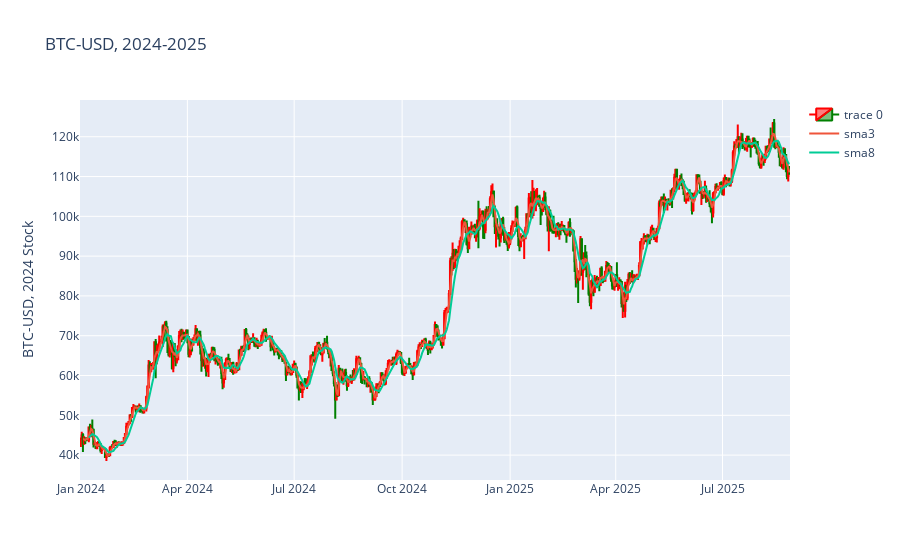

Here is the notebook cell this chart was saved with:
### Code cell
candlestick = go.Candlestick(
                            x=df_btc.index,
                            open=df_btc['Open'],
                            high=df_btc['High'],
                            low=df_btc['Low'],
                            close=df_btc['Close'],
                            increasing_line_color= 'red', decreasing_line_color= 'green',
                            )

                         # Add the moving average
sma3 = go.Scatter(x=df_btc.index,
                  y=df_btc['moving3'],
                  name = "sma3")
                      # Add the moving average
sma8 = go.Scatter(x=df_btc.index,
                  y=df_btc['moving8'],
                  name="sma8")
                     

fig = go.Figure(data=[candlestick, sma3, sma8])
fig.update_layout(xaxis_rangeslider_visible=False,
                  title="BTC-USD, 2024-2025",
                yaxis_title='BTC-USD, 2024 Stock')
fig.show()

### Figure 1 — Plotly figure (JSON) as saved in the notebook; plotly's stock layout.template omitted (floating-point values rounded to 4 significant figures; data arrays with more than 128 entries replaced by an {"elided": "..."} marker saying what was removed)
{"data": [{"close": {"elided": "605 float values"}, "decreasing": {"line": {"color": "green"}}, "high": {"elided": "605 float values"}, "increasing": {"line": {"color": "red"}}, "low": {"elided": "605 float values"}, "open": {"elided": "605 float values"}, "type": "candlestick", "x": {"elided": "605 str values"}}, {"name": "sma3", "type": "scatter", "x": {"elided": "605 str values"}, "y": {"elided": "605 float values"}}, {"name": "sma8", "type": "scatter", "x": {"elided": "605 str values"}, "y": {"elided": "605 float values"}}], "layout": {"title": {"text": "BTC-USD, 2024-2025"}, "xaxis": {"rangeslider": {"visible": false}}, "yaxis": {"title": {"text": "BTC-USD, 2024 Stock"}}}}
